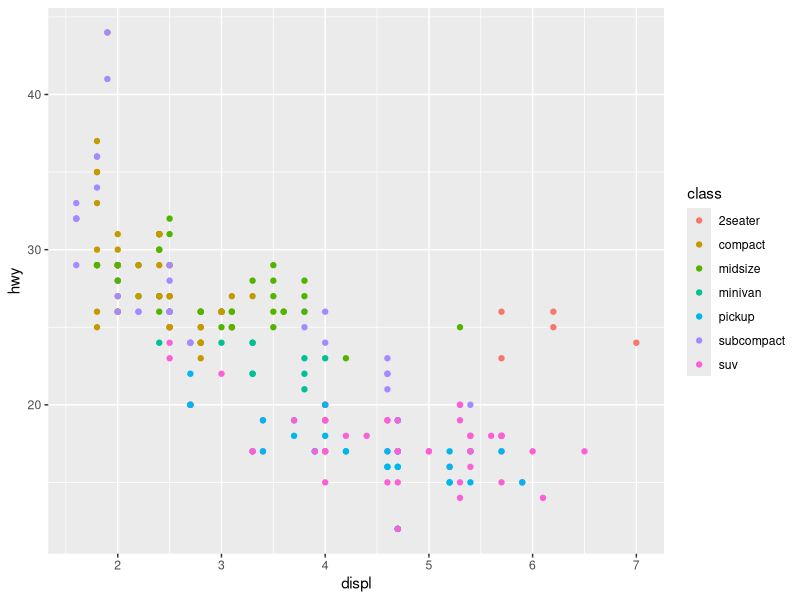
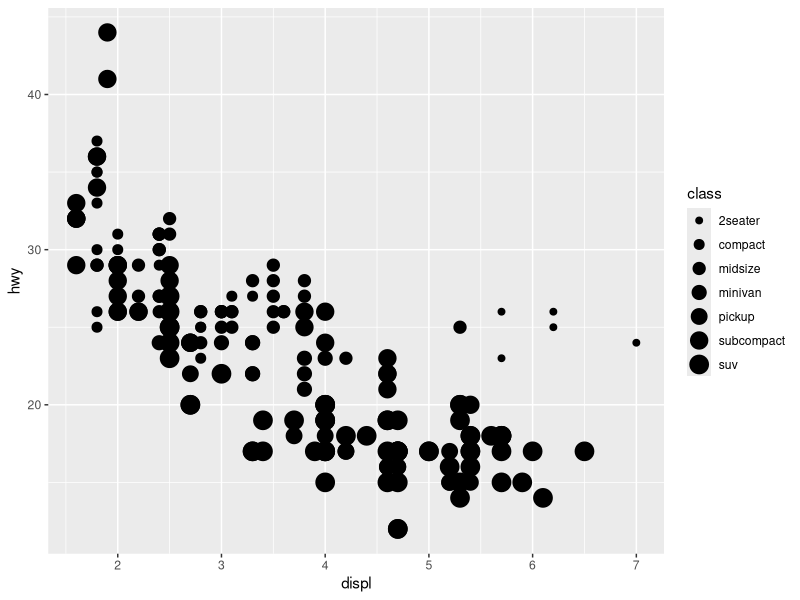
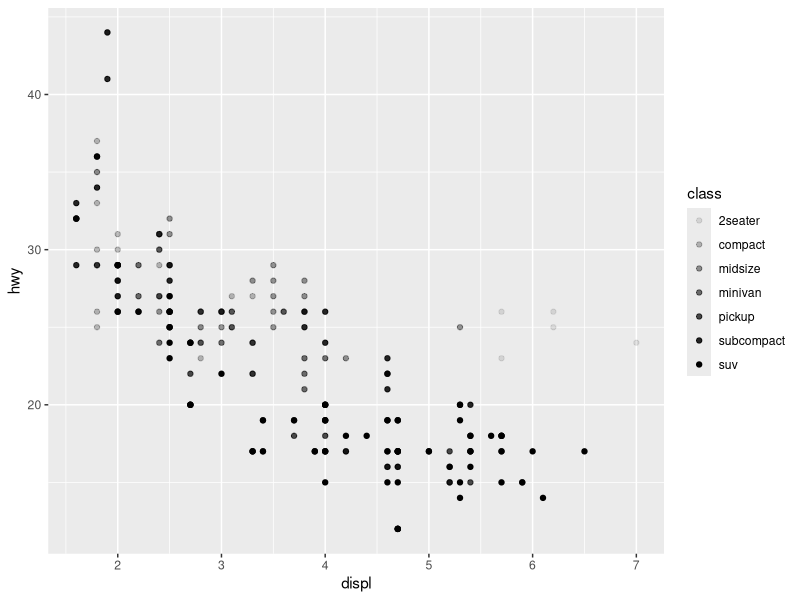
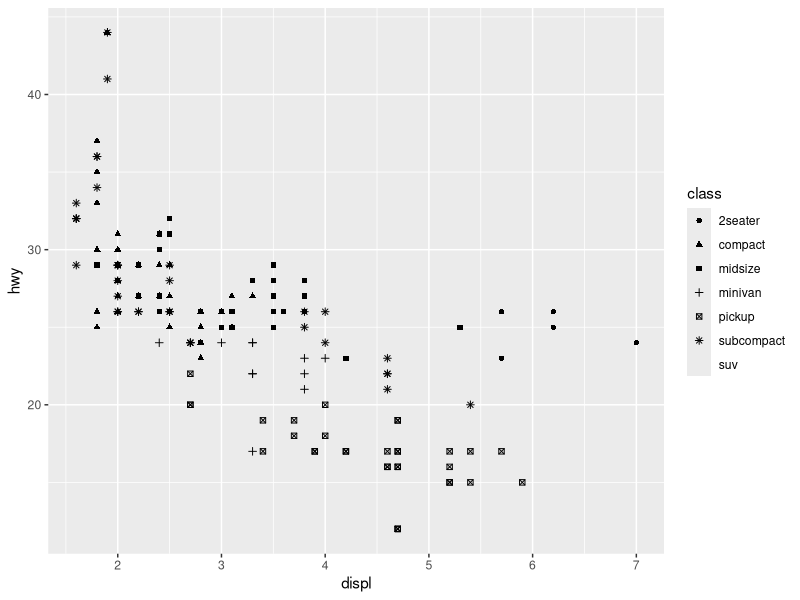
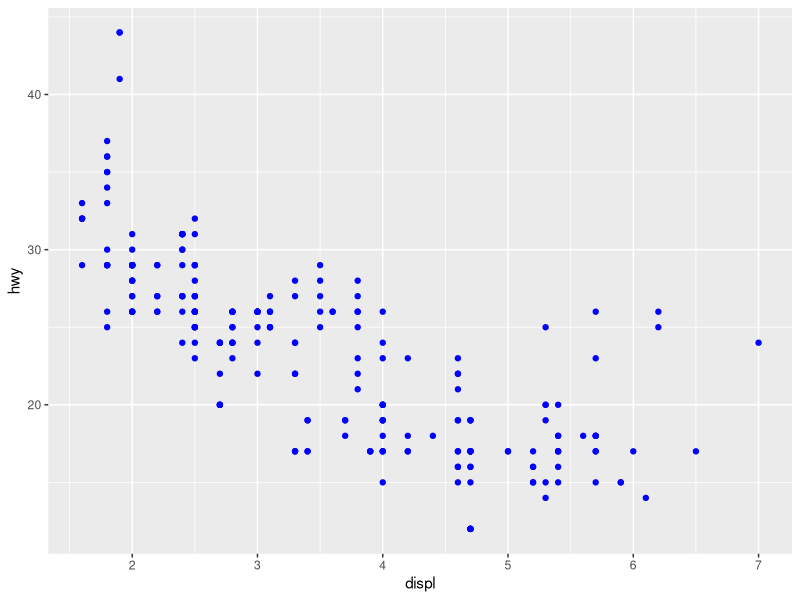
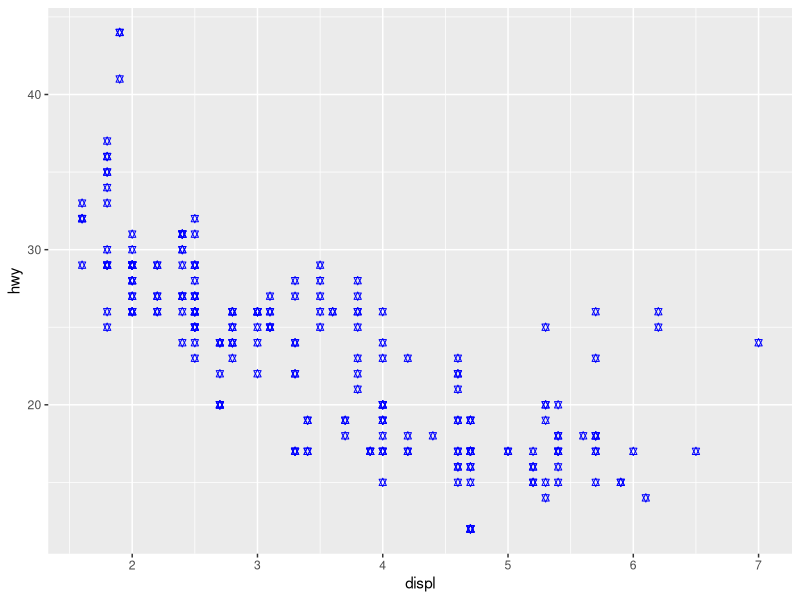
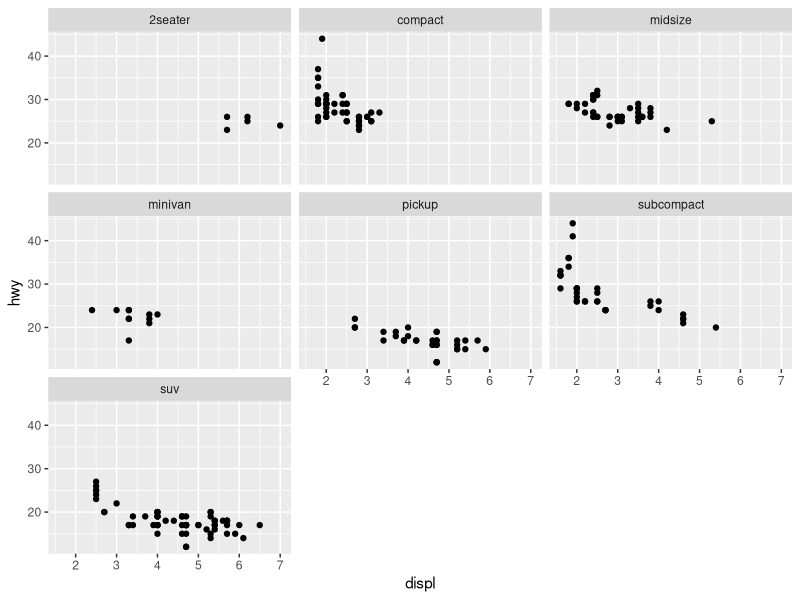
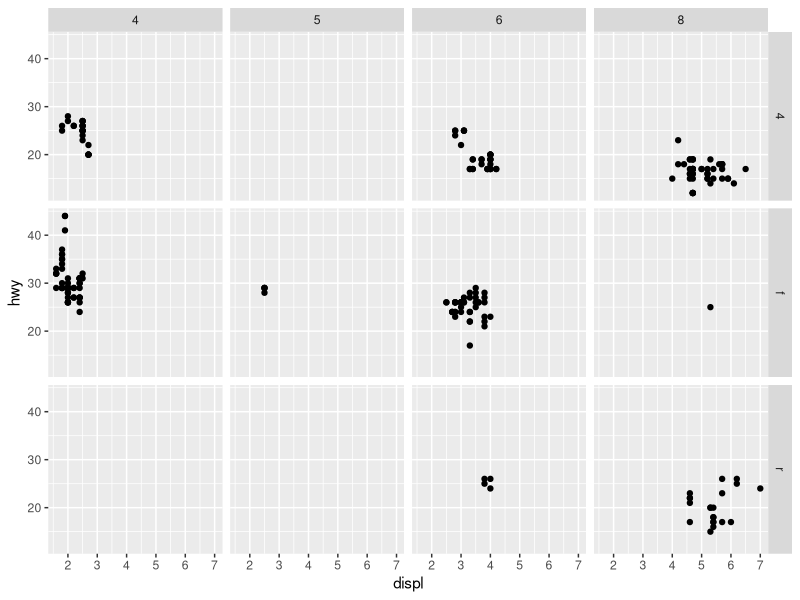

Generate these figures, in order, with R:


#################### Welcome to graphs in R, A collection of short codes ###############

########################Dieudonne Ouedraogo  03-05-2019################################

library(tidyverse)
################# color by class ##################################
ggplot(data=mpg)+
geom_point(mapping = aes(x = displ, y = hwy, color = class))

################## size by class #################################
ggplot(data = mpg) +
  geom_point(mapping = aes(x = displ, y = hwy, size = class))

################## Transparency####################################
#
ggplot(data = mpg) +
  geom_point(mapping = aes(x = displ, y = hwy, alpha = class))


#################### Shape #######################################
# 
ggplot(data = mpg) +
  geom_point(mapping = aes(x = displ, y = hwy, shape = class))

#What happened to the SUVs? ggplot2 will only use six shapes at a time. 
#By default, additional groups will go unplotted when you use this aesthetic.

########################Unique color #####################################
ggplot(data = mpg) +
  geom_point(mapping = aes(x = displ, y = hwy), color = "blue")

############################Shape 11 and color blue #####################################
ggplot(data = mpg) +
  geom_point(mapping = aes(x = displ, y = hwy), color = "blue",shape=11)

############################ FACETS ######################################
# On class
ggplot(data = mpg) +
  geom_point(mapping = aes(x = displ, y = hwy)) +
  facet_wrap(~ class, nrow = 3)
                    ####################

#On drv vs cyl
ggplot(data = mpg) +
  geom_point(mapping = aes(x = displ, y = hwy)) +
  facet_grid(drv ~ cyl)

################################### lines ####################

ggplot(data = mpg) +
  geom_smooth(mapping = aes(x = displ, y = hwy))

ggplot(data = mpg) +
  geom_smooth(mapping = aes(x = displ, y = hwy, linetype = drv))


##########################################################################

ggplot(data = mpg) +
  geom_smooth(
    mapping = aes(x = displ, y = hwy, color = drv),
    show.legend = FALSE
  )

############################TWO OR MORE GEOM ON A GRAPH ###################
ggplot(data = mpg, mapping = aes(x = displ, y = hwy)) +
  geom_point(mapping = aes(color = class)) +
  geom_smooth()


                       ########################

ggplot(data = mpg, mapping = aes(x = displ, y = hwy)) +
  geom_point(mapping = aes(color = class)) +
  geom_smooth(
    data = filter(mpg, class == "subcompact"),
    se = FALSE )
###################################STATISTICAL TRANSFORMATION###############

ggplot(data = diamonds) +
  stat_count(mapping = aes(x = cut))

     #######################By proportion ############################

ggplot(data = diamonds) +
  geom_bar(
    mapping = aes(x = cut, y = ..prop.., group = 1)
  )

########################By Summary ##########################

ggplot(data = diamonds) +
  stat_summary(
    mapping = aes(x = cut, y = depth),
    fun.ymin = min,
    fun.ymax = max,
    fun.y = median
  )

##########################POSITION ADJUSTMENT#######################
ggplot(data = diamonds) +
  geom_bar(mapping = aes(x = cut, color = cut))
ggplot(data = diamonds) +
  geom_bar(mapping = aes(x = cut, fill = cut))

              ##########################

ggplot(data = diamonds) +
  geom_bar(mapping = aes(x = cut, fill = clarity))

            #######################

ggplot(
  data = diamonds,
  mapping = aes(x = cut, fill = clarity)
)+
  geom_bar(alpha = 1/5, position = "identity")
ggplot(
  data = diamonds,
  mapping = aes(x = cut, color = clarity)
)+
  geom_bar(fill = NA, position = "identity")

#position = "dodge" places overlapping objects directly beside one another. 
#This makes it easier to compare individual values:
 
   ggplot(data = diamonds) +
  geom_bar(
    mapping = aes(x = cut, fill = clarity),
    position = "dodge"
  )
               #######  Jitters to differenciate point
   
#You can avoid this gridding by setting the position adjustment to “jitter.” position = "jitter" 
   #adds a small amount of random noise to each point. This spreads the points out because no two points are likely to receive the same amount of random noise:
     ggplot(data = mpg) +
     geom_point(
       mapping = aes(x = displ, y = hwy),
       position = "jitter"
     )

     
     
     
###############################COORDINATES SYSTEM#######################################
   
     ggplot(data = mpg, mapping = aes(x = class, y = hwy)) +
       geom_boxplot()
     
     ggplot(data = mpg, mapping = aes(x = class, y = hwy)) +
       geom_boxplot() +
       coord_flip()

     
     ############################### COORDINATES
     
#coord_quickmap() sets the aspect ratio correctly for maps. 
#This is very important if you’re plotting spatial data with ggplot2 
    #(which unfortunately we don’t have the space to cover in this book):
       nz <- map_data("nz")
     ggplot(nz, aes(long, lat, group = group)) +
       geom_polygon(fill = "white", color = "black")
     
     ggplot(nz, aes(long, lat, group = group)) +
       geom_polygon(fill = "white", color = "black") +
       coord_quickmap()

#coord_polar() uses polar coordinates. Polar coordinates reveal an interesting connection 
  #between a bar chart and a Coxcomb chart:
       bar <- ggplot(data = diamonds) +
       geom_bar(
         mapping = aes(x = cut, fill = cut), show.legend = FALSE,
         width = 1
       )+
       theme(aspect.ratio = 1) + labs(x = NULL, y = NULL)
     bar + coord_flip()
     bar + coord_polar()



















